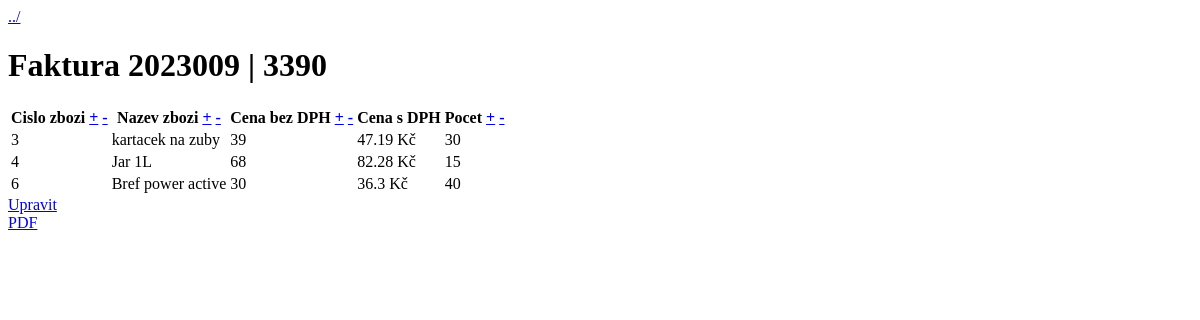
Before: /faktura.php?id=2023009 with the older database file.
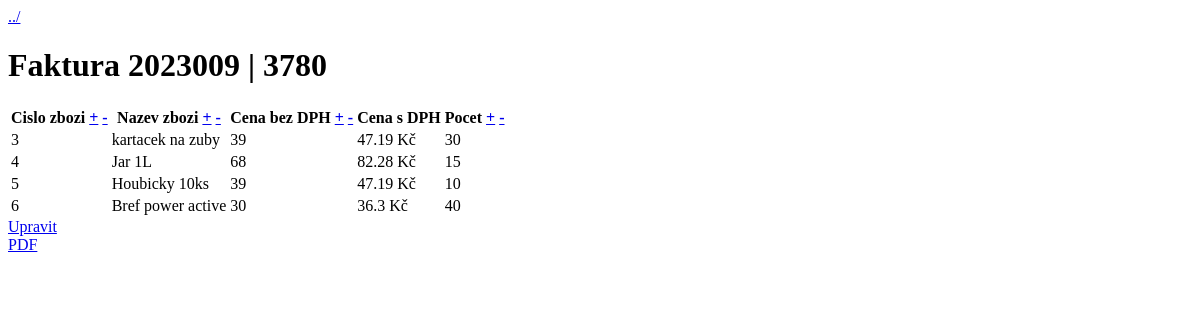
After: the same page with the newer database file.
### tables this page shows
CREATE TABLE `faktura` (
  `id_fak` int NOT NULL AUTO_INCREMENT,
  `zakaznik_id` int NOT NULL,
  `cena_fak` int NOT NULL,
  `datum` int NOT NULL,
  PRIMARY KEY (`id_fak`),
  KEY `zakaznik_id` (`zakaznik_id`),
  CONSTRAINT `faktura_ibfk_1` FOREIGN KEY (`zakaznik_id`) REFERENCES `zakaznik` (`id_zak`)
);

CREATE TABLE `faktura_zbozi` (
  `id` int NOT NULL AUTO_INCREMENT,
  `faktura_id` int NOT NULL,
  `zbozi_id` int NOT NULL,
  `pocet` smallint NOT NULL,
  PRIMARY KEY (`id`),
  KEY `faktura_id` (`faktura_id`),
  KEY `zbozi_id` (`zbozi_id`),
  CONSTRAINT `faktura_zbozi_ibfk_1` FOREIGN KEY (`faktura_id`) REFERENCES `faktura` (`id_fak`) ON DELETE CASCADE,
  CONSTRAINT `faktura_zbozi_ibfk_2` FOREIGN KEY (`zbozi_id`) REFERENCES `zbozi` (`id_zbozi`) ON DELETE CASCADE
);

CREATE TABLE `zbozi` (
  `id_zbozi` int NOT NULL AUTO_INCREMENT,
  `nazev` varchar(32) NOT NULL,
  `cena` int NOT NULL,
  PRIMARY KEY (`id_zbozi`)
);

### inc/functions.php (called while the page is built, shortened)
<?php
    function faktura($id, $pdo, $order=false, $desc=false) {
        $query = "SELECT
            id_fak, cena_fak, cena, nazev, pocet, zbozi_id, zakaznik_id
            FROM faktura
            JOIN faktura_zbozi ON id_fak = faktura_id
            JOIN zbozi ON zbozi_id = id_zbozi
            WHERE id_fak = $id";
        $query .= ";";
        $stmt = $pdo->prepare($query);
        $stmt->execute();
        $results = $stmt->fetchall(PDO::FETCH_ASSOC);
        if ($results) {
            return $results;
        }
        return false;
    }
    function permissions($role_id) {
        switch ($role_id) {
            case 0:
                return "all";
        }
    }

### faktura.php (the view, shortened to what this page needs)
<?php
require_once("inc/dbh.inc.php");
require_once("inc/functions.php");
if (isset($_GET["id"])) {
    $id = $_GET["id"];
    $objednavka = faktura($id, $conn, $_GET["orderby"], $_GET["desc"]);
} else {
    header("Location: index.php");
}
$user_permissions = permissions($_SESSION["role"]);
?>
<!DOCTYPE html>
<html lang="en">
<head>
</head>
<body>
    <a href=<?php echo "zakaznik.php?id=" . $objednavka[0]["zakaznik_id"] ?>>../</a>
    <h1>Faktura <?php echo $objednavka[0]["id_fak"] . " | " . $objednavka[0]["cena_fak"] ?></h1>
    <div id="faktura">
        <table>
            <thead>
                <tr>
                    <th>Cislo zbozi
                        <a href="faktura.php?id=<?php echo $id ?>&orderby=zbozi_id">+</a>
                        <a href="faktura.php?id=<?php echo $id ?>&orderby=zbozi_id&desc=true">-</a>
                    </th>
                    <th>Nazev zbozi
                        <a href="faktura.php?id=<?php echo $id ?>&orderby=nazev">+</a>
                        <a href="faktura.php?id=<?php echo $id ?>&orderby=nazev&desc=true">-</a>
                    </th>
                    <th>Cena bez DPH
                        <a href="faktura.php?id=<?php echo $id ?>&orderby=cena">+</a>
                        <a href="faktura.php?id=<?php echo $id ?>&orderby=cena&desc=true">-</a>
                    </th>
                    <th>Cena s DPH</th>
                    <th>Pocet
                        <a href="faktura.php?id=<?php echo $id ?>&orderby=pocet">+</a>
                        <a href="faktura.php?id=<?php echo $id ?>&orderby=pocet&desc=true">-</a>
                    </th>
                </tr>
            </thead>
            <tbody>
                <?php foreach ($objednavka as $produkt) { ?>
                <tr>
                    <td><?php echo $produkt["zbozi_id"] ?></td>
                    <td><?php echo $produkt["nazev"] ?></td>
                    <td><?php echo $produkt["cena"] ?></td>
                    <td><?php echo strval(intval($produkt["cena"]) * 1.21) . " Kč" ?></td>
                    <td><?php echo $produkt["pocet"] ?></td>
                </tr>
                <?php } ?>
            </tbody>
        </table>
        <?php if ($user_permissions == "all") { ?>
        <a href="<?php echo "upravobjednavku.php?id=".$objednavka[0]["id_fak"]?>">Upravit</a><br>
        <?php } ?>
        <a href="<?php echo "pdfprint.php?id_fak=".$objednavka[0]["id_fak"]."&id_zak=".$objednavka[0]["zakaznik_id"]?>" target="blank">PDF</a>
    </div>
</body>
</html>

Changed rows visible on the page:
changed faktura id 2023009: cena_fak "3390" → "3780"
added faktura_zbozi: zbozi "5", zbozi.nazev "Houbicky 10ks", zbozi.cena "39", intval($produkt['cena'])*1.21 "47.19", pocet "10"
